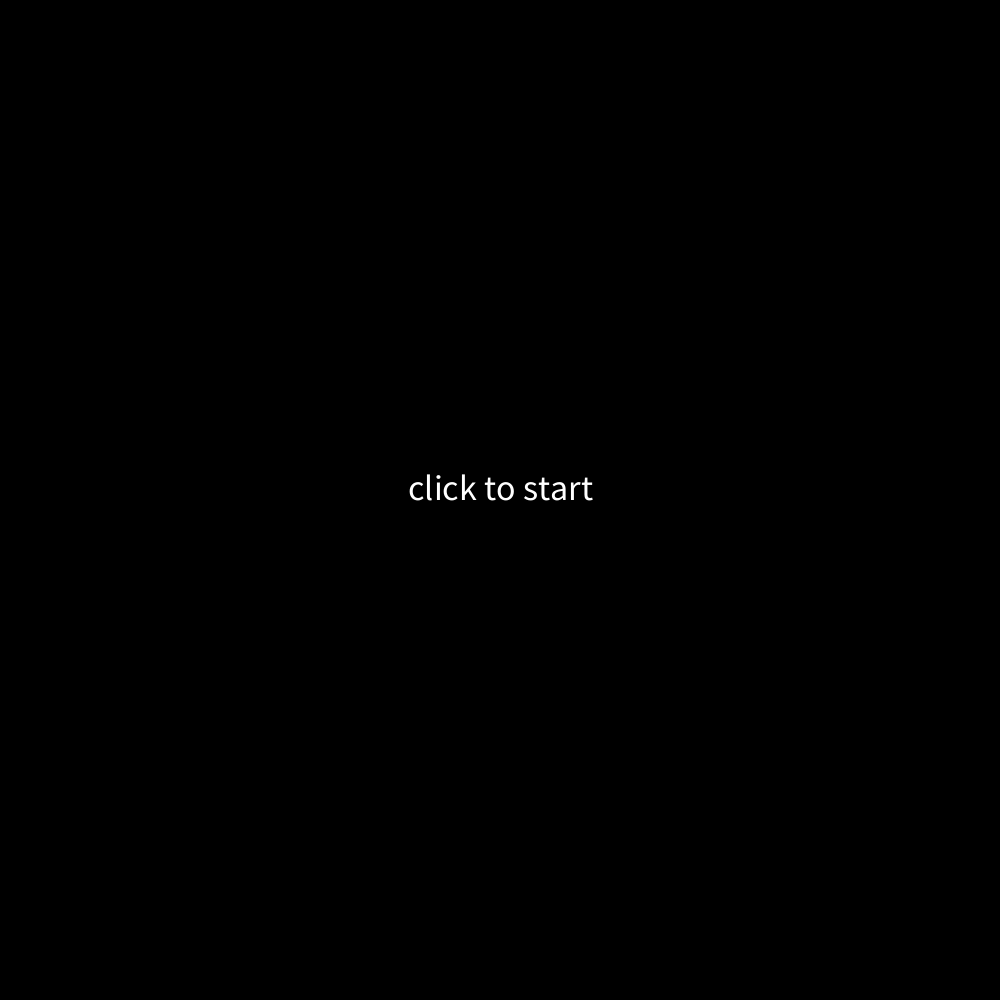
Frame 1 (no input)
Frame 60 (the mouse pressed at the canvas centre just before this capture): identical to frame 1, image omitted
Frame 120 (the mouse held since frame 60 and released just before this capture): blank canvas, image omitted

The Processing sketch that drew this single still picture (run headless with seeded random() and noise(); from frame 60 on, the mouse is pressed at the canvas centre):

// Processing sketch: Midterm_WIP_1
// ── Midterm_WIP_1.pde
//Donnell Maylor
//Midterm_WIP_1

String state= "Game Start"; 

int ellipseY=0; 

int x = 0;
int speed = 10;
int [] shad = new int [5];

int positionShad = 0;

float r= 255;
float g= 255;
float b= 255;
float r1= 255;
float g1= 255;
float b1= 255;
float r2= 255;
float g2= 255;
float b2= 255;

void setup() {
  size (1000, 1000);
  
  shad[0] = 000;
  shad[1] = 100;
  shad[2] = 200;
  shad[3] = 300;
  shad[4] = 400;
  
  textAlign(CENTER);
  textSize(36);
}

void drawCircle1() {
fill(r1, g1, b1);
ellipse(300, 500, 200, 200);
}

void drawCircle2() {
fill(r2, g2, b2);
ellipse(700, 500, 200, 200);
}


void draw() {
  
  if (state=="Game Start") {
    pregame();
  } else if (state=="game") {
    game();
  } else if (state=="Game Over") {
    gameover();
  }
  println(state);
  
  if (mouseX>width/2) {
    drawCircle1();
  
}
else if (mouseY> height/2) { 
    drawCircle2();
    
  }
}


void mousePressed() {
  if (state== "Game Start") {
    state="game";
  } else if (state=="Game Over") {
    state= "Game Start";
  }
}

void pregame() {
  background(0);
  text("click to start", width/2, height/2);
}

void game() {
  background(255);
  mousePressed();{
  println(shad[positionShad]);
  positionShad++;
  if (positionShad>4){
    positionShad=0;
  }
}

  r= random (0, 255);  
  g= random (0, 255);
  b= random (0, 255);
  r1= random (0, 255);  
  g1= random (0, 255);
  b1= random (0, 255);
  r2= random (0, 255);  
  g2= random (0, 255);
  b2= random (0, 255);
  
  /*if () { 
    state="Game Over";
    ellipseY=0; 
  }
  */
}

void gameover() {
  background(0, 0, 0);
  text("click to start over.", width/2, height/2 + 50);
}
